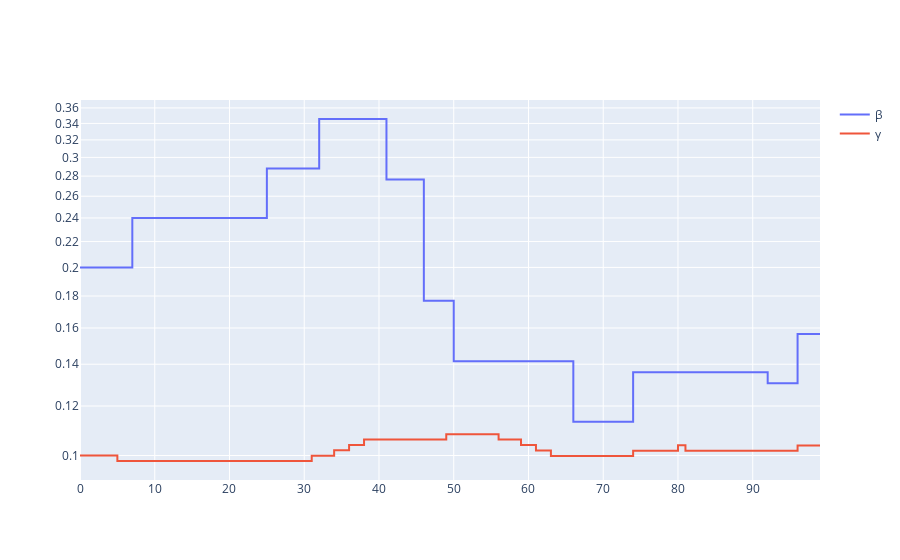

The cell this chart's notebook holds for it:
### Code cell
T = 100
beta = JumpProcess(2, 0.2, 10, T, 0)
gamma = JumpProcess(1, 0.02, 10, T, 1)
dynamic = SIRt(beta.value, gamma.value, 0.1)
dynamic
